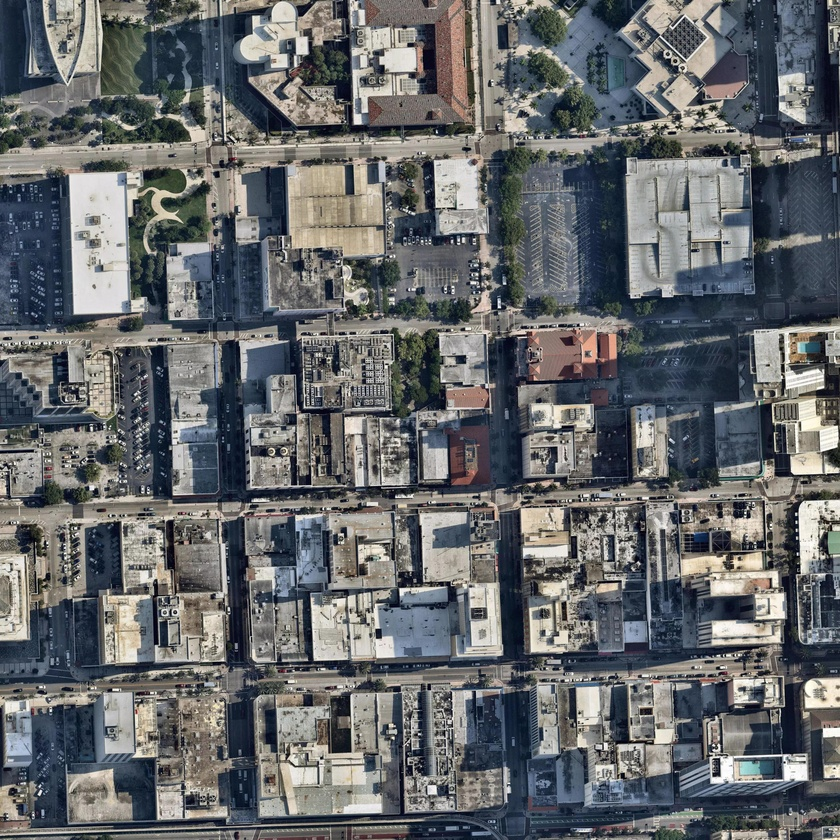
#> input picture dataset/sat0_0.jpg, 840 x 840 px, shrunk from 4096 x 4096 before the run
$ python segtograph.py ../../dataset/sat0_0.jpg 100 out.png
#> lines starting #> are read from the running program, lines starting #| are printed output that depends on the picture; after the words box and inside, x2 and y2 are one past the last pixel; in counts of white or black regions, pixels touching at a corner belong together
#import rdp
# Code Copied From Favyen

import scipy.ndimage
from scipy.ndimage.filters import gaussian_filter
import skimage.morphology
import os
from PIL import Image
import math
import numpy
import numpy as np
from multiprocessing import Pool
import subprocess
import sys
from math import sqrt
import pickle

import sys
import os
sys.path.append(os.path.join(os.path.dirname(__file__), '..', '..'))
from utils.postprocessing_utils import refine_lane_graph, connect_nearby_dead_ends, downsample_graph


graph_refine = refine_lane_graph
connectDeadEnds = connect_nearby_dead_ends
downsample = downsample_graph
import cv2
from douglasPeucker import simpilfyGraph

import os
import sys
sys.path.append(os.path.dirname(sys.path[0]))

from osm.graph_ops import graphDensifyPixel


def distance(a, b):
	return  sqrt((a[0] - b[0]) ** 2 + (a[1] - b[1]) ** 2)

def point_line_distance(point, start, end):
	if (start == end):
		return distance(point, start)
	else:
		n = abs(
			(end[0] - start[0]) * (start[1] - point[1]) - (start[0] - point[0]) * (end[1] - start[1])
		)
		d = sqrt(
			(end[0] - start[0]) ** 2 + (end[1] - start[1]) ** 2
		)
		return n / d

def rdp(points, epsilon):
	"""
	Reduces a series of points to a simplified version that loses detail, but
	maintains the general shape of the series.
	"""
	dmax = 0.0
	index = 0
	for i in range(1, len(points) - 1):
		d = point_line_distance(points[i], points[0], points[-1])
		if d > dmax:
			index = i
			dmax = d
	if dmax >= epsilon:
		results = rdp(points[:index+1], epsilon)[:-1] + rdp(points[index:], epsilon)
	else:
		results = [points[0], points[-1]]
	return results


PADDING = 30

in_fname = sys.argv[1]
threshold = int(sys.argv[2])
out_fname = sys.argv[3]

im = scipy.ndimage.imread(in_fname)
#> im is the input picture: shape (840, 840, 3); mean R, G, B 101.6, 104.3, 106.4
if len(im.shape) == 3:
	print ('warning: bad shape {}, using first channel only'.format(im.shape))
#| warning: bad shape (840, 840, 3), using first channel only
	im = im[:, :, 0]
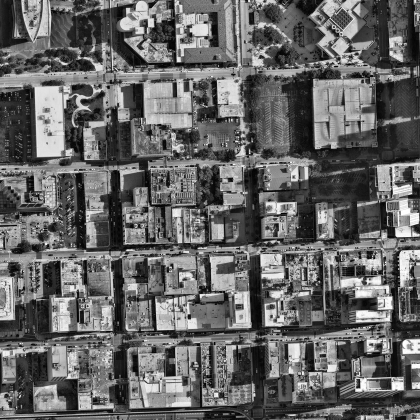
#> im: shape (840, 840) (shown at 1/2 size); min 0, max 255, mean 101.6
im = numpy.swapaxes(im, 0, 1)
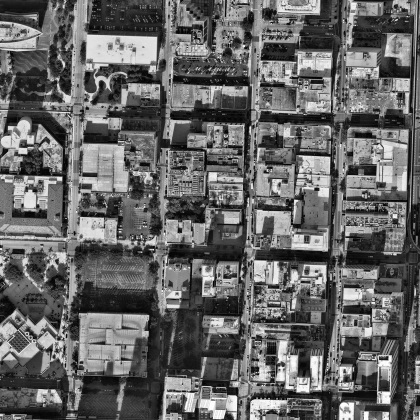
#> im: shape (840, 840) (shown at 1/2 size); min 0, max 255, mean 101.6


im = gaussian_filter(im, sigma=3)
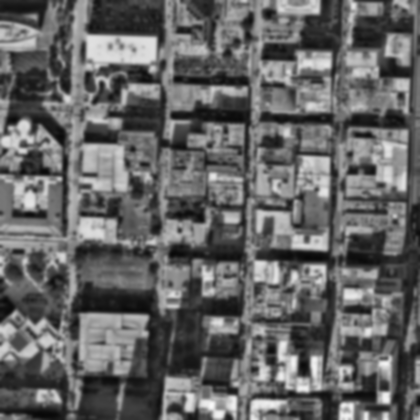
#> im: shape (840, 840) (shown at 1/2 size); min 7, max 249, mean 100.6

Image.fromarray(im).save("seg2graphdebugstep1.png")
im = scipy.ndimage.grey_closing(im, size=(6,6))
Image.fromarray(im).save("seg2graphdebugstep2.png")
im = im >= threshold
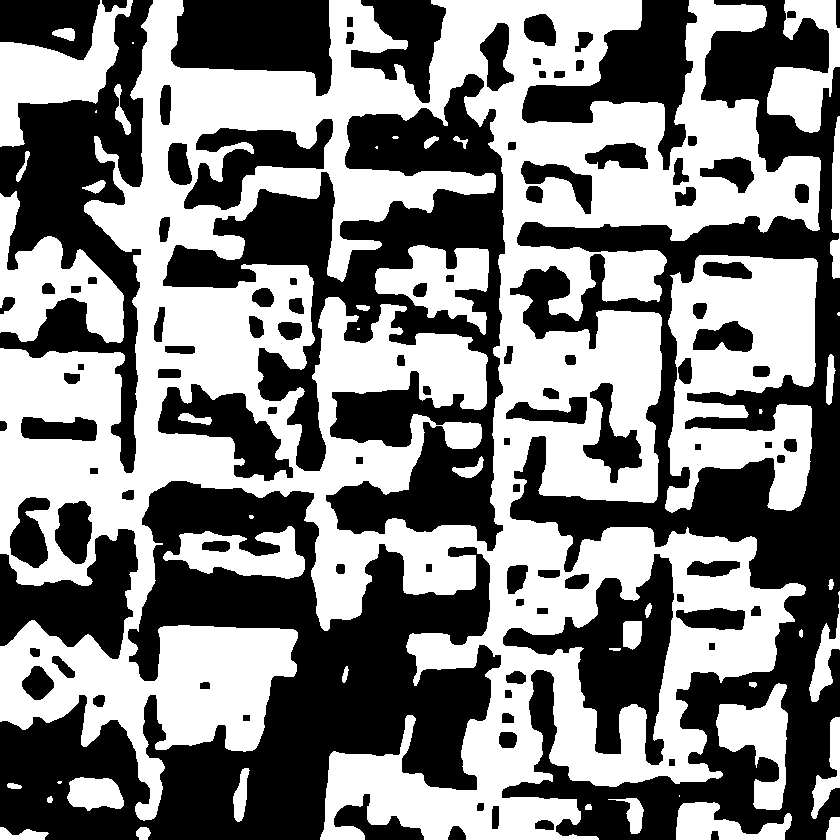
#> im: shape (840, 840) bool; 50.7% white; 108 black regions, largest, box (x1, y1, x2, y2) and area: (502, 0, 840, 840) 87094, (0, 481, 501, 840) 81749, (163, 74, 505, 551) 55148

im = skimage.morphology.thin(im)
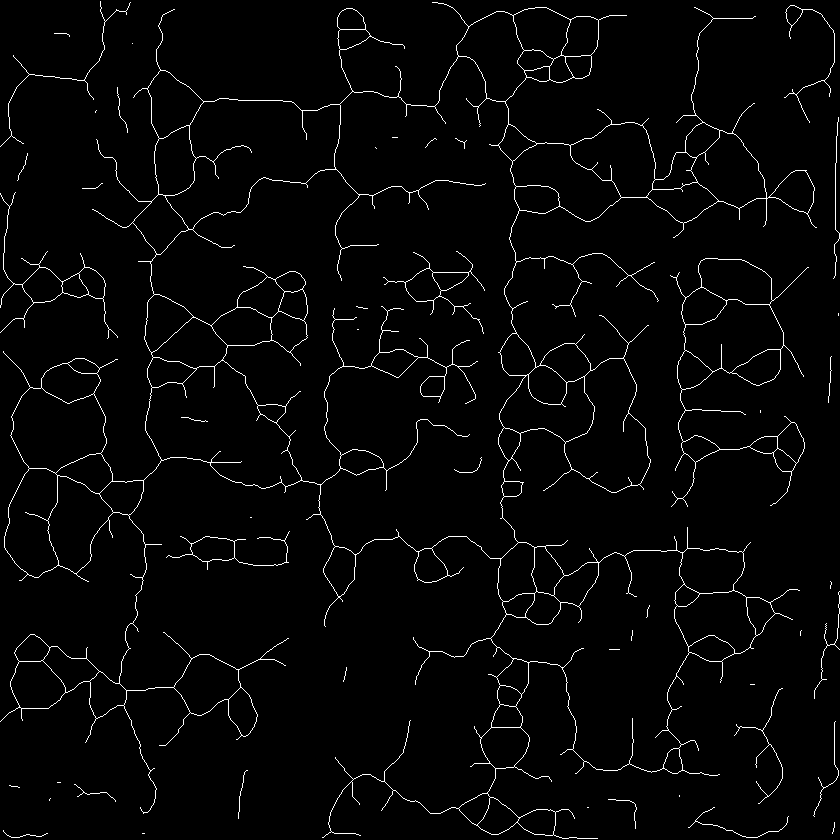
#> im: shape (840, 840) bool; 2.5% white in thin lines or dots
im = im.astype('uint8')


vertices = []
edges = set()
def add_edge(src, dst):
	if (src, dst) in edges or (dst, src) in edges:
		return
	elif src == dst:
		return
	edges.add((src, dst))
point_to_neighbors = {}
q = []
while True:
	if len(q) > 0:
		lastid, i, j = q.pop()
		path = [vertices[lastid], (i, j)]
		if im[i, j] == 0:
			continue
		point_to_neighbors[(i, j)].remove(lastid)
		if len(point_to_neighbors[(i, j)]) == 0:
			del point_to_neighbors[(i, j)]
	else:
		w = numpy.where(im > 0)
		if len(w[0]) == 0:
			break
		i, j = w[0][0], w[1][0]
		lastid = len(vertices)
		vertices.append((i, j))
		path = [(i, j)]

	while True:
		im[i, j] = 0
		neighbors = []
		for oi in [-1, 0, 1]:
			for oj in [-1, 0, 1]:
				ni = i + oi
				nj = j + oj
				if ni >= 0 and ni < im.shape[0] and nj >= 0 and nj < im.shape[1] and im[ni, nj] > 0:
					neighbors.append((ni, nj))
		if len(neighbors) == 1 and (i, j) not in point_to_neighbors:
			ni, nj = neighbors[0]
			path.append((ni, nj))
			i, j = ni, nj
		else:
			if len(path) > 1:
				path = rdp(path, 2)
				if len(path) > 2:
					for point in path[1:-1]:
						curid = len(vertices)
						vertices.append(point)
						add_edge(lastid, curid)
						lastid = curid
				neighbor_count = len(neighbors) + len(point_to_neighbors.get((i, j), []))
				if neighbor_count == 0 or neighbor_count >= 2:
					curid = len(vertices)
					vertices.append(path[-1])
					add_edge(lastid, curid)
					lastid = curid
			for ni, nj in neighbors:
				if (ni, nj) not in point_to_neighbors:
					point_to_neighbors[(ni, nj)] = set()
				point_to_neighbors[(ni, nj)].add(lastid)
				q.append((lastid, ni, nj))
			for neighborid in point_to_neighbors.get((i, j), []):
				add_edge(neighborid, lastid)
			break
#> this loop made 1669 passes
#> im: shape (840, 840); 2.52% of pixels changed, all inside (x1, y1, x2, y2) = (0, 1, 840, 839)
neighbors = {}

# [4 lines of commented-out code are left out]

vertex = vertices

for edge in edges:

	nk1 = (vertex[edge[0]][1],vertex[edge[0]][0])
	nk2 = (vertex[edge[1]][1],vertex[edge[1]][0])

	if nk1 != nk2:
		if nk1 in neighbors:
			if nk2 in neighbors[nk1]:
				pass
			else:
				neighbors[nk1].append(nk2)
		else:
			neighbors[nk1] = [nk2]

		if  nk2 in neighbors:
			if nk1 in neighbors[nk2]:
				pass
			else:
				neighbors[nk2].append(nk1)
		else:
			neighbors[nk2] = [nk1]
#> this loop made 2147 passes
#> edge on passes 1 to 3: (786, 792), (838, 839), (265, 1206)


#> (the run stopped early here; a loop or call above may not have finished)

$ run again, on dataset/sat_1.jpg
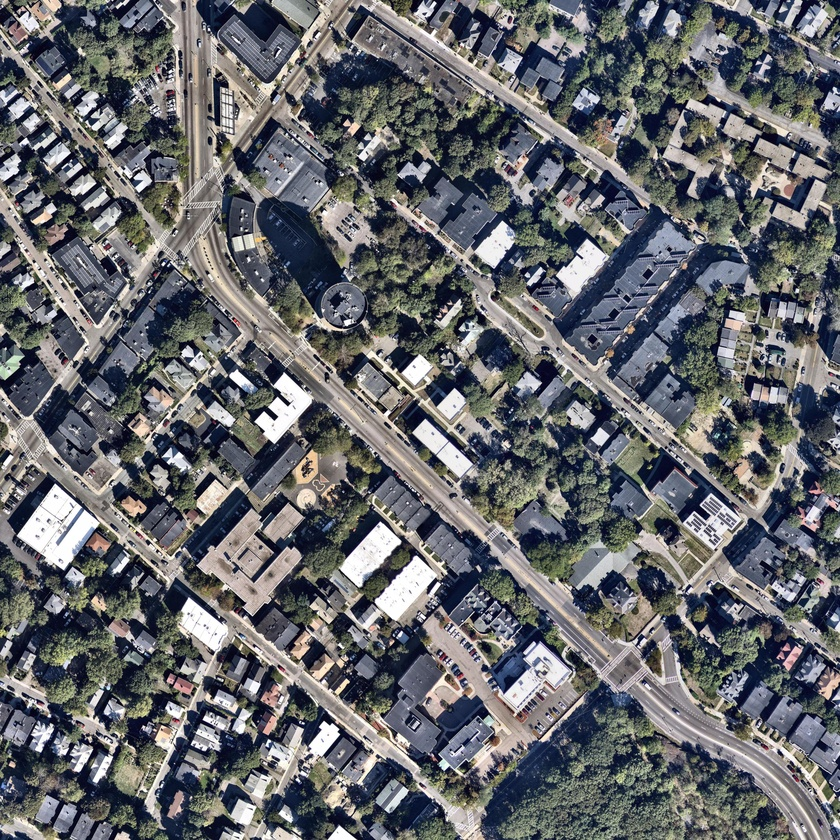
#> input picture dataset/sat_1.jpg, 840 x 840 px, shrunk from 4096 x 4096 before the run
#> im is the input picture: shape (840, 840, 3); mean R, G, B 102.2, 103.9, 107.8
#| warning: bad shape (840, 840, 3), using first channel only
#> `im = im >= threshold`:
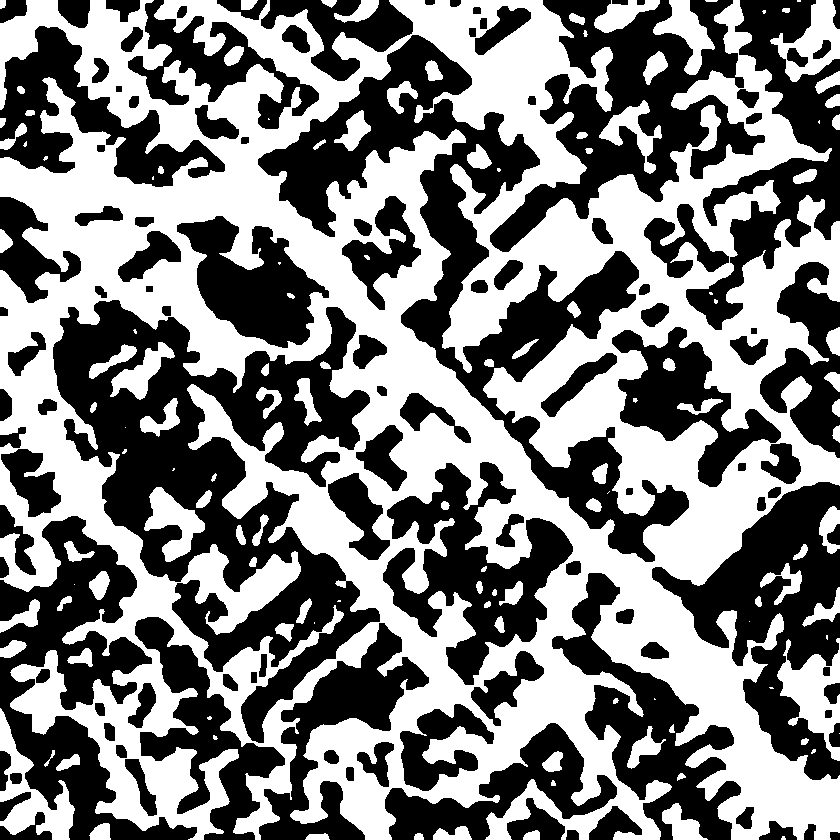
#> im: shape (840, 840) bool; 50.1% white; 114 black regions, largest, box (x1, y1, x2, y2) and area: (53, 300, 380, 743) 54766, (258, 35, 689, 562) 43373, (490, 0, 765, 252) 24918
#> `im = skimage.morphology.thin(im)`:
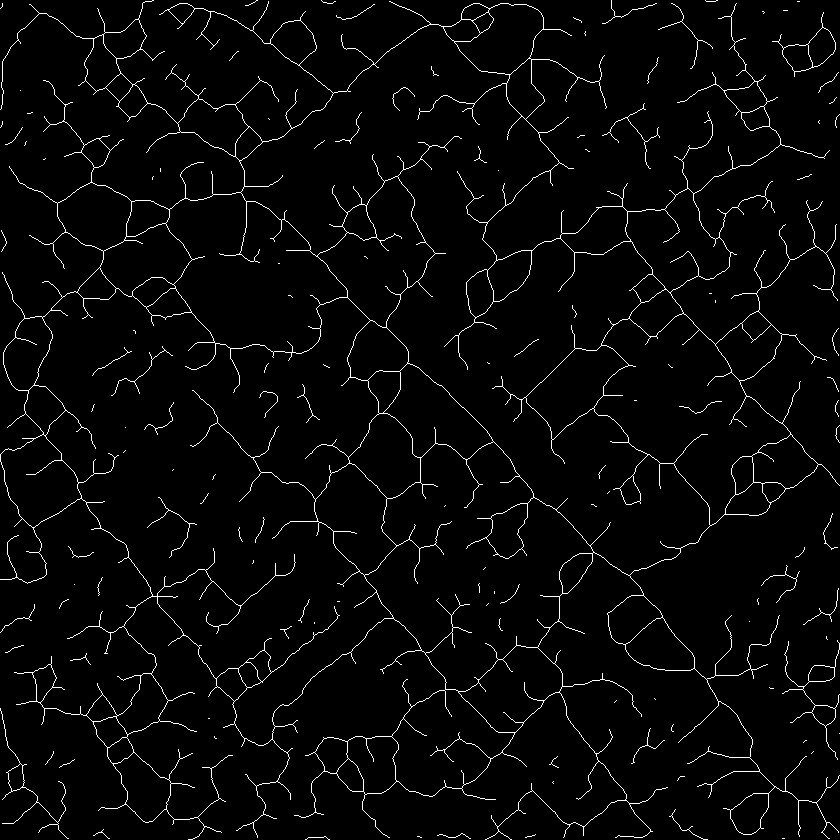
#> im: shape (840, 840) bool; 3% white in thin lines or dots
#> the loop `while True:` made 2364 passes
#> the loop `for edge in edges: ` made 2886 passes
#> edge on passes 1 to 3: (827, 830), (1687, 1688), (838, 839)

$ run again, on dataset/sat_10.jpg
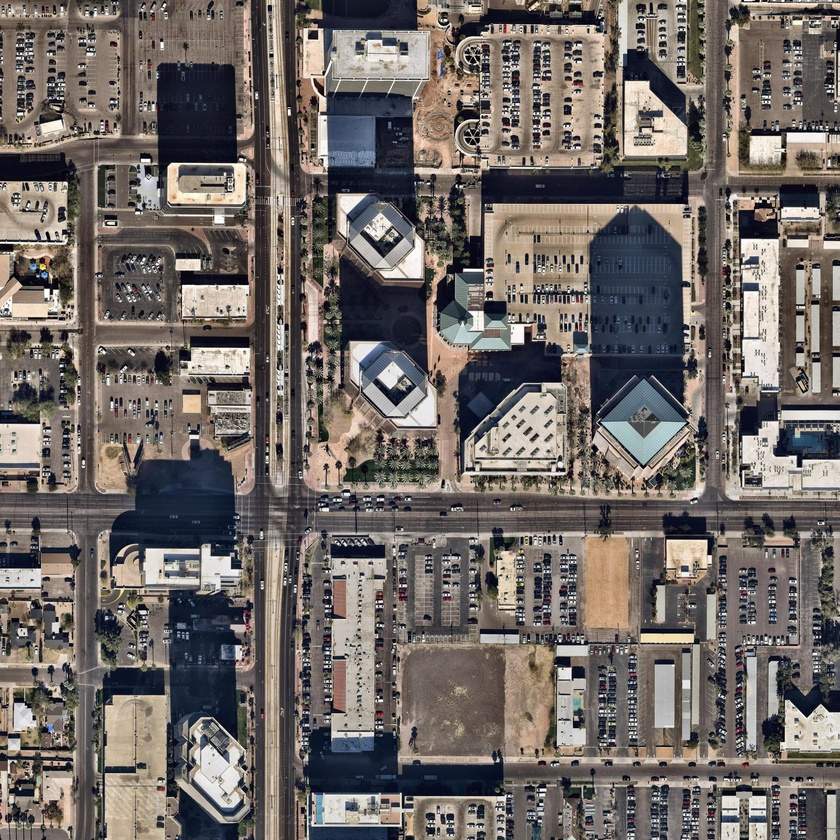
#> input picture dataset/sat_10.jpg, 840 x 840 px, shrunk from 4096 x 4096 before the run
#> im is the input picture: shape (840, 840, 3); mean R, G, B 112.1, 105.1, 101.4
#| warning: bad shape (840, 840, 3), using first channel only
#> `im = im >= threshold`:
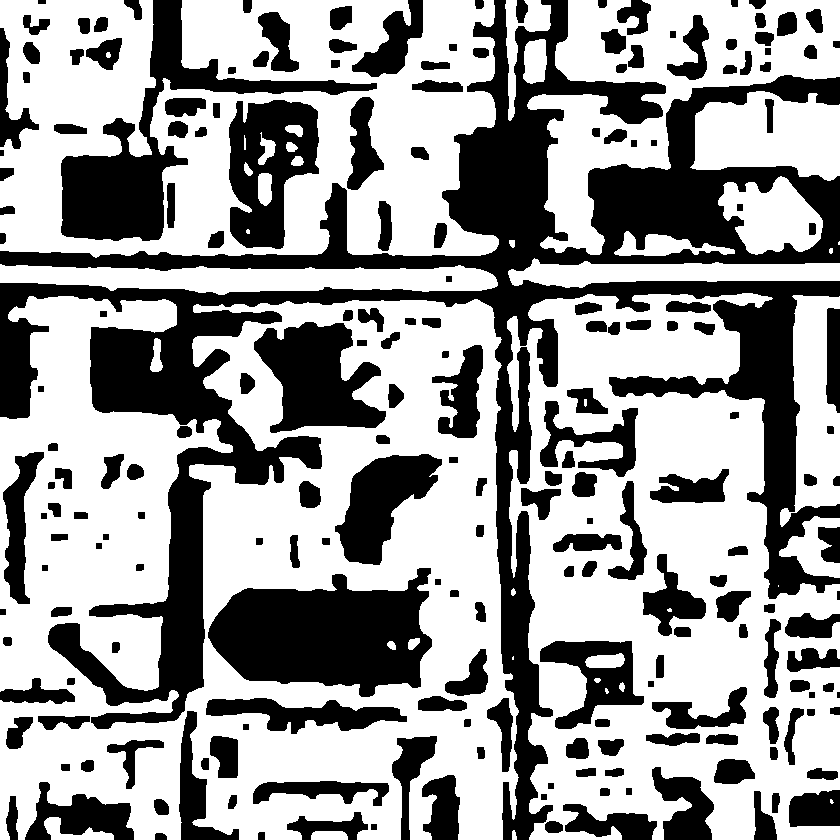
#> im: shape (840, 840) bool; 61.1% white; 212 black regions (1 under 20 px), largest, box (x1, y1, x2, y2) and area: (0, 0, 840, 840) 124925, (208, 568, 432, 697) 19247, (61, 0, 377, 241) 15182
#> `im = skimage.morphology.thin(im)`:
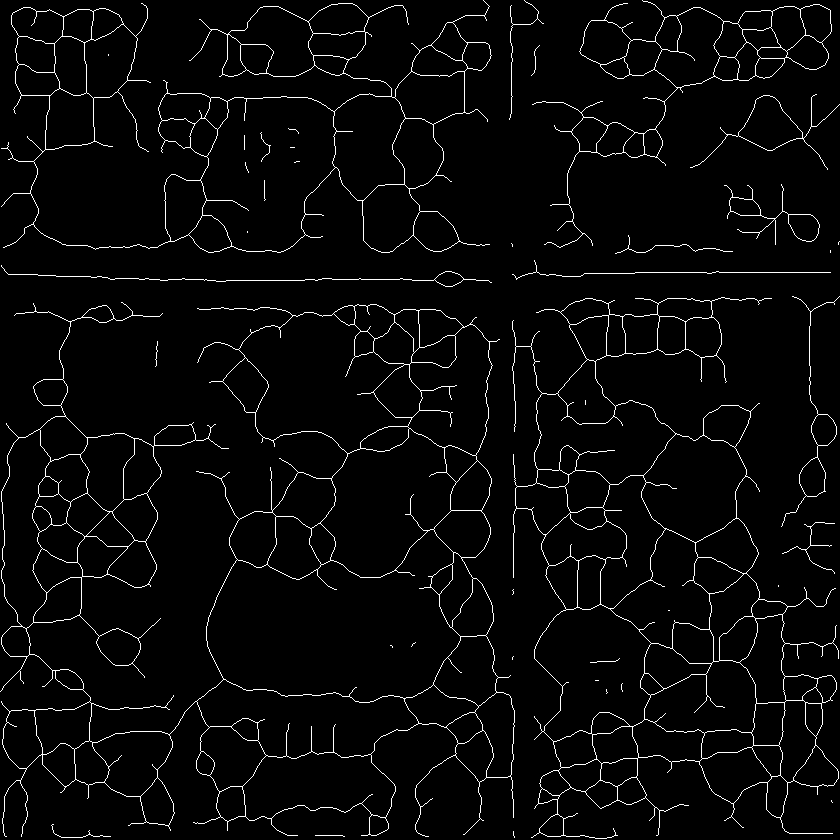
#> im: shape (840, 840) bool; 3.3% white in thin lines or dots
#> the loop `while True:` made 2331 passes
#> the loop `for edge in edges: ` made 2967 passes
#> edge on passes 1 to 3: (1687, 1688), (838, 839), (269, 273)
